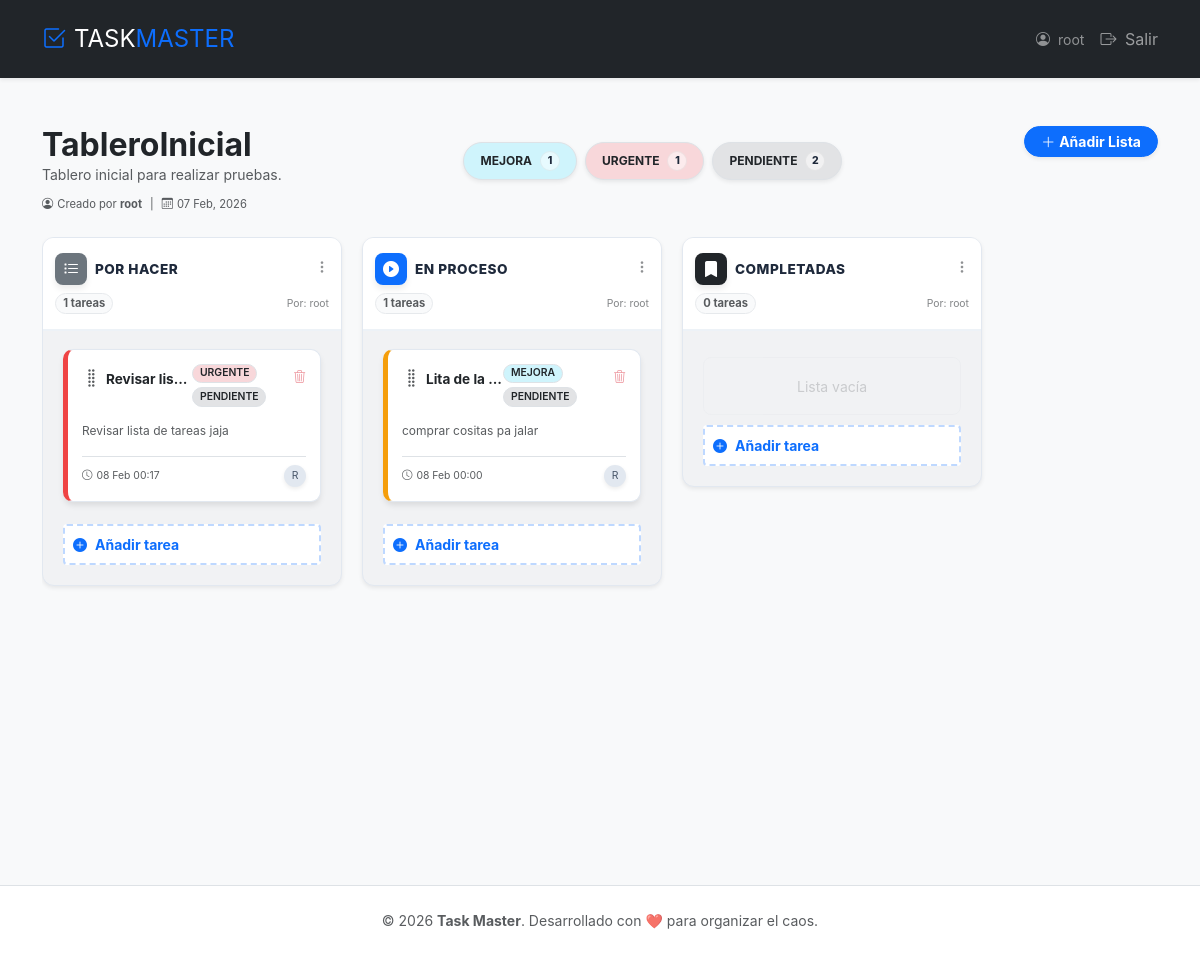
/boards/1/ (signed in), run on the app's committed database.
### boards/models.py (models this page shows, shortened)
class Board(models.Model):
    title = models.CharField(max_length=100)
    description = models.TextField(blank=True)
    owner = models.ForeignKey(
        User, on_delete=models.CASCADE, related_name="owned_boards"
    )
    created_at = models.DateTimeField(auto_now_add=True)

class Tag(models.Model):
    COLOR_CHOICES = [
        ("#d1e7dd", "Verde"),
        ("#f8d7da", "Rojo"),
        ("#fff3cd", "Amarillo"),
        ("#cff4fc", "Azul"),
        ("#e2e3e5", "Gris"),
        ("#f3e5f5", "Morado"),
    ]
    name = models.CharField(max_length=50)
    color = models.CharField(max_length=7, choices=COLOR_CHOICES, default="#cff4fc")

class TaskList(models.Model):
    board = models.ForeignKey(Board, on_delete=models.CASCADE, related_name="lists")
    title = models.CharField(max_length=100)
    position = models.PositiveIntegerField(default=0)  # Para el orden visual
    class Meta:
        ordering = ["position"]

class Task(models.Model):
    PRIORITY_CHOICES = [
        ("low", "Baja"),
        ("medium", "Media"),
        ("high", "Alta"),
    ]
    task_list = models.ForeignKey(
        TaskList, on_delete=models.CASCADE, related_name="tasks"
    )
    title = models.CharField(max_length=200)
    description = models.TextField(blank=True)
    assigned_to = models.ForeignKey(
        User, on_delete=models.SET_NULL, null=True, blank=True
    )
    priority = models.CharField(
        max_length=10, choices=PRIORITY_CHOICES, default="medium"
    )
    due_date = models.DateTimeField(null=True, blank=True)
    position = models.PositiveIntegerField(default=0)
    created_at = models.DateTimeField(auto_now_add=True)
    tags = models.ManyToManyField(Tag, blank=True, related_name="tasks")
    class Meta:
        ordering = ["position"]

### boards/views.py (the view)
# urls.py: path("<int:pk>/", views.BoardDetailView.as_view(), name="board_detail"),
class BoardDetailView(LoginRequiredMixin, DetailView):
    model = Board
    template_name = "boards/board_detail.html"
    context_object_name = "board"
    def get_object(self, queryset=None):
        board = super().get_object(queryset)
        if board.owner != self.request.user:
            raise PermissionDenied
        return board
    def get_context_data(self, **kwargs):
        context = super().get_context_data(**kwargs)
        board = self.get_object()
        board_tags = (
            Tag.objects.filter(tasks__task_list__board=board)
            .annotate(num_tasks=Count("tasks", filter=Q(tasks__task_list__board=board)))
            .distinct()
        )
        context["board_tags"] = board_tags
        context["tags"] = Tag.objects.all()  # Para el modal de añadir/editar
        return context

### templates/boards/board_detail.html (shortened to what this page needs)
{% extends "layout.html" %}
{% load static %}
{% block content %}
<div class="mb-4">
    <div class="d-flex justify-content-between align-items-start mb-2">
        <div>
            <h2 class="fw-bold text-dark mb-0">{{ board.title }}</h2>
            <p class="text-muted small mb-0">{{ board.description|default:"Sin descripción adicional." }}</p>
        </div>
        <div class="d-flex flex-wrap gap-2 mt-3 mb-2">
            {% for tag in board_tags %}
            <div class="badge rounded-pill border text-dark d-flex align-items-center px-3 py-2 shadow-sm"
                style="background-color: {{ tag.color }}; font-size: 0.75rem;">
                <span class="fw-bold me-2">{{ tag.name|upper }}</span>
                <span class="bg-white bg-opacity-50 rounded-circle d-flex align-items-center justify-content-center"
                    style="width: 20px; height: 20px; font-size: 0.65rem;">
                    {{ tag.num_tasks }}
                </span>
            </div>
            {% empty %}
            <small class="text-muted italic">No hay etiquetas en uso en este tablero.</small>
            {% endfor %}
        </div>
        <button class="btn btn-primary btn-sm rounded-pill px-3 shadow-sm fw-bold" data-bs-toggle="modal" data-bs-target="#listModal">
            <i class="bi bi-plus-lg me-1"></i>Añadir Lista
        </button>
    </div>
    <div class="d-flex align-items-center text-muted extra-small">
        <i class="bi bi-person-circle me-1"></i>
        <span>Creado por <strong>{{ board.owner.username }}</strong></span>
        <span class="mx-2">|</span>
        <i class="bi bi-calendar3 me-1"></i>
        <span>{{ board.created_at|date:"d M, Y" }}</span>
    </div>
</div>
<div class="kanban-wrapper">
    {% for list in board.lists.all %}
    <div class="kanban-column shadow-sm">
        <div class="kanban-column-header">
            <div class="d-flex justify-content-between align-items-start mb-2">
                <div class="d-flex align-items-center">
                    <div class="icon-box rounded-3 me-2 d-flex align-items-center justify-content-center text-white
                        {% if 'hacer' in list.title|lower or 'pendient' in list.title|lower %}bg-secondary
                        {% elif 'proces' in list.title|lower or 'haciendo' in list.title|lower %}bg-primary
                        {% elif 'hecho' in list.title|lower or 'termin' in list.title|lower %}bg-success
                        {% else %}bg-dark{% endif %}">
                        <i class="bi
                            {% if 'hacer' in list.title|lower or 'pendient' in list.title|lower %}bi-list-task
                            {% elif 'proces' in list.title|lower or 'haciendo' in list.title|lower %}bi-play-circle-fill
                            {% elif 'hecho' in list.title|lower or 'termin' in list.title|lower %}bi-check-circle-fill
                            {% else %}bi-bookmark-fill{% endif %}">
                        </i>
                    </div>
                    <h6 class="column-title mb-0">{{ list.title|upper }}</h6>
                </div>
                <div class="dropdown">
                    <button class="btn btn-sm border-0 opacity-50 p-0" data-bs-toggle="dropdown">
                        <i class="bi bi-three-dots-vertical"></i>
                    </button>
                </div>
            </div>
            <div class="d-flex align-items-center justify-content-between opacity-75">
                <span class="badge rounded-pill bg-light text-dark border extra-small">
                    {{ list.tasks.count }} tareas
                </span>
                <span class="text-muted" style="font-size: 0.65rem;">
                    Por: {{ list.creator.username|default:board.owner.username }}
                </span>
            </div>
        </div>
        <div class="tasks-container px-2">
            {% for task in list.tasks.all %}
            <div class="task-card prio-{{ task.priority }}"
                    data-taskid="{{ task.id }}"
                    data-title="{{ task.title }}"
                    data-desc="{{ task.description|default:'' }}"
                    data-prio="{{ task.priority }}"
                    data-date="{{ task.due_date|date:'Y-m-d\TH:i' }}"
                    data-bs-toggle="modal"
                    data-bs-target="#taskModal"
                    data-tags="{% for tag in task.tags.all %}{{ tag.id }}{% if not forloop.last %},{% endif %}{% endfor %}"
                    style="cursor: pointer;">
                <div class="d-flex justify-content-between align-items-start mb-2">
                    <div class="d-flex align-items-center overflow-hidden">
                        <i class="bi bi-grip-vertical text-muted fs-5 me-1" style="cursor: grab;"></i>
                        <h6 class="mb-0 fw-bold text-dark text-truncate" style="font-size: 0.85rem;">
                            {{ task.title }}
                        </h6>
                    </div>
                    <div class="task-tags d-flex flex-wrap gap-1 mb-2">
                        {% for tag in task.tags.all %}
                        <span class="badge rounded-pill border text-dark"
                            style="background-color: {{ tag.color }}; font-size: 0.65rem; font-weight: 600;">
                            {{ tag.name|upper }}
                        </span>
                        {% endfor %}
                    </div>
                    <form action="{% url 'boards:delete_task' task.id %}" method="post"
                        onsubmit="return confirm('¿Eliminar la tarea?');" class="ms-2">
                        <button type="submit" class="btn-delete-task text-danger p-0 border-0 bg-transparent opacity-50">
                            <i class="bi bi-trash3" style="font-size: 0.8rem;"></i>
                        </button>
                    </form>
                </div>
                {% if task.description %}
                    <p class="text-muted mb-3 text-truncate-2" style="font-size: 0.75rem; line-height: 1.4;">
                        {{ task.description }}
                    </p>
                {% endif %}
                <div class="d-flex justify-content-between align-items-center pt-2 border-top">
                    <div class="d-flex align-items-center text-muted" style="font-size: 0.65rem;">
                        <i class="bi bi-clock me-1"></i>
                        {{ task.due_date|date:"d M H:i"|default:"Sin fecha" }}
                    </div>
                    {% if task.assigned_to %}
                        <div class="user-avatar-mini shadow-sm" title="Asignado a {{ task.assigned_to.username }}">
                            {{ task.assigned_to.username|slice:":1"|upper }}
                        </div>
                    {% endif %}
                </div>
            </div>
            {% empty %}
                <div class="text-center py-3 border border-dashed rounded-3 opacity-25 mt-2">
                    <small class="text-muted italic">Lista vacía</small>
                </div>
            {% endfor %}
        </div>
        <div class="p-2 mt-auto">
            <button class="btn btn-sm w-100 text-start open-task-modal border-dashed py-2 fw-bold text-primary bg-white"
                    style="border: 2px dashed #0d6efd44; transition: all 0.2s ease;"
                    data-bs-toggle="modal"
                    data-bs-target="#taskModal"
                    data-listid="{{ list.id }}">
                <i class="bi bi-plus-circle-fill me-2"></i>Añadir tarea
            </button>
        </div>
    </div>
    {% empty %}
    <div class="col-12 text-center py-5">
        <i class="bi bi-kanban display-1 text-muted opacity-25"></i>
        <p class="text-muted mt-3">No hay listas en este tablero.</p>
    </div>
    {% endfor %}
</div>
{% endblock %}

### templates/includes/_header.html (shortened to what this page needs)
<nav class="navbar navbar-expand-lg navbar-dark bg-dark py-3 shadow-sm">
    <div class="container">
        <a class="navbar-brand fw-800 fs-4" href="{% url 'boards:board_list' %}">
            <i class="bi bi-check2-square text-primary me-2"></i>TASK<span class="text-primary">MASTER</span>
        </a>
        <div class="collapse navbar-collapse" id="navbarNav">
            <ul class="navbar-nav ms-auto align-items-center gap-2">
                {% if user.is_authenticated %}
                    <li class="nav-item text-white-50 me-2 small">
                        <i class="bi bi-person-circle me-1"></i> {{ user.username }}
                    </li>
                    <li class="nav-item">
                        <form action="{% url 'logout' %}" method="post" class="m-0">
                            <button type="submit" class="btn btn-link nav-link border-0 p-0 text-danger-hover">
                                <i class="bi bi-box-arrow-right me-1"></i> Salir
                            </button>
                        </form>
                    </li>
                {% endif %}
            </ul>
        </div>
    </div>
</nav>

### static/style.css (style rules this page uses)
body { font-family: 'Inter', sans-serif; background-color: #f8f9fa; }
.extra-small { font-size: 0.7rem; }
.kanban-wrapper { display: flex; overflow-x: auto; padding-bottom: 25px; gap: 1.25rem; min-height: calc(100vh - 200px); align-items: flex-start; }
.kanban-column { width: 300px; min-width: 300px; background-color: #f1f2f4; border-radius: 12px; padding: 0.75rem; display: flex; flex-direction: column; max-height: 100%; border: 1px solid #e2e8f0; transition: border-color 0.3s ease; }
.kanban-column-header { background-color: #ffffff; padding: 15px 12px; border-radius: 10px 10px 0 0; border-bottom: 2px solid #edf2f7; margin: -0.75rem -0.75rem 1rem -0.75rem; position: relative; }
.column-title { font-weight: 800; color: #1e293b; font-size: 0.85rem; letter-spacing: 0.5px; }
.icon-box { width: 32px; height: 32px; box-shadow: 0 4px 6px rgba(0,0,0,0.08); transition: transform 0.2s ease; display: flex; align-items: center; justify-content: center; }
.tasks-container { overflow-y: auto; max-height: calc(100vh - 350px); padding: 2px; }
.task-card { background: #ffffff; border-radius: 10px; padding: 14px !important; margin-bottom: 12px !important; box-shadow: 0 4px 6px -1px rgba(0, 0, 0, 0.1); border: 1px solid #e2e8f0; transition: all 0.2s cubic-bezier(0.4, 0, 0.2, 1); cursor: grab !important; user-select: none; }
.prio-high { border-left: 5px solid #ef4444 !important; }
.prio-medium { border-left: 5px solid #f59e0b !important; }
.btn-delete-task { opacity: 0.3; transition: opacity 0.2s; }
.text-truncate-2 { display: -webkit-box; -webkit-box-orient: vertical; overflow: hidden; line-clamp: 2; -webkit-line-clamp: 2; }
.user-avatar-mini { width: 22px; height: 22px; border-radius: 50%; display: flex; align-items: center; justify-content: center; font-size: 0.65rem; background-color: #e2e8f0; color: #475569; box-shadow: 0 2px 4px rgba(0,0,0,0.1); }
.btn-delete-task { position: relative; z-index: 10; }
.badge .bg-white.bg-opacity-50 { color: #1e293b; font-weight: 800; border: 1px solid rgba(0,0,0,0.05); }

### data on the page
Board: title "TableroInicial", description "Tablero inicial para realizar pruebas.", owner.username "root", created_at "07 Feb, 2026"
Tag: name "MEJORA", num_tasks "1"
Tag: name "URGENTE", num_tasks "1"
Tag: name "PENDIENTE", num_tasks "2"
TaskList: title "POR HACER", tasks.count "1", creator.username "root"
Task: title "Revisar lis…", description "Revisar lista de tareas jaja", due_date "08 Feb 00:17", assigned_to.username "R"
TaskList: title "EN PROCESO", tasks.count "1", creator.username "root"
Task: title "Lita de la…", description "comprar cositas pa jalar", due_date "08 Feb 00:00", assigned_to.username "R"
TaskList: title "COMPLETADAS", tasks.count "0", creator.username "root"

### other printed values
{{ user.username }} "root"
